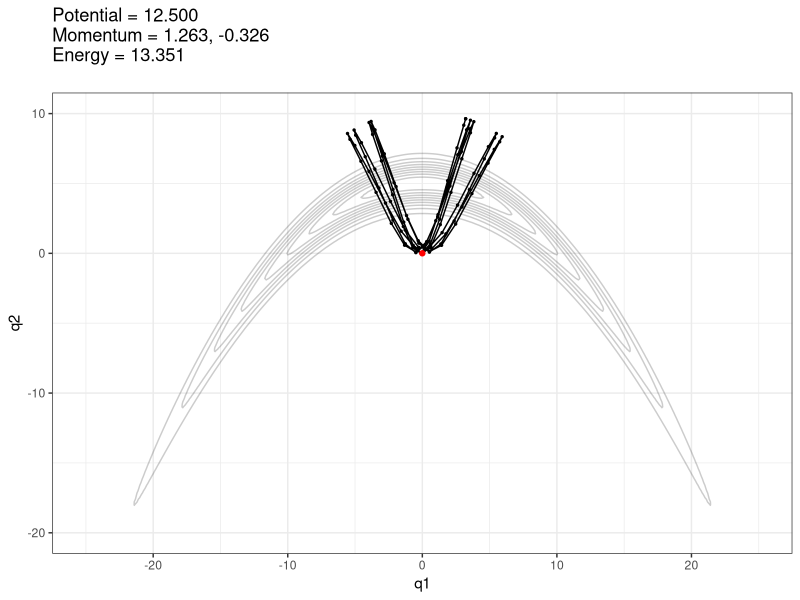
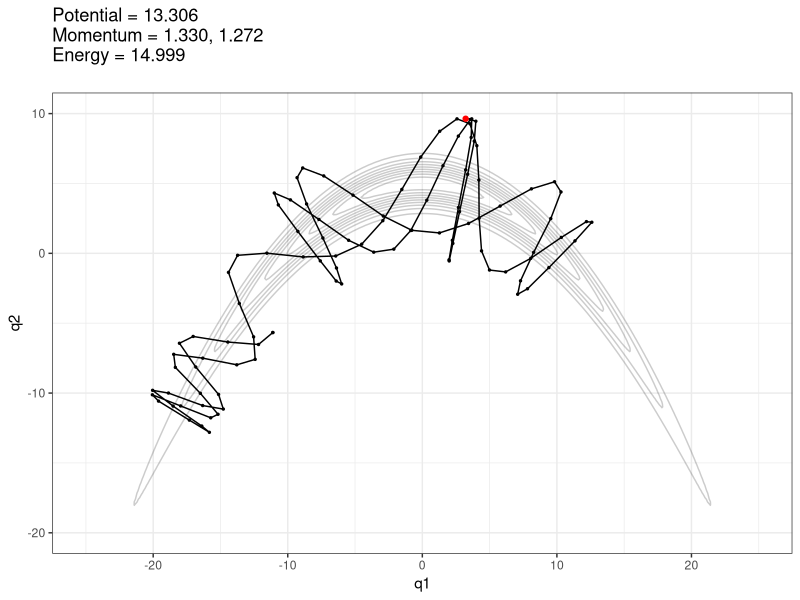
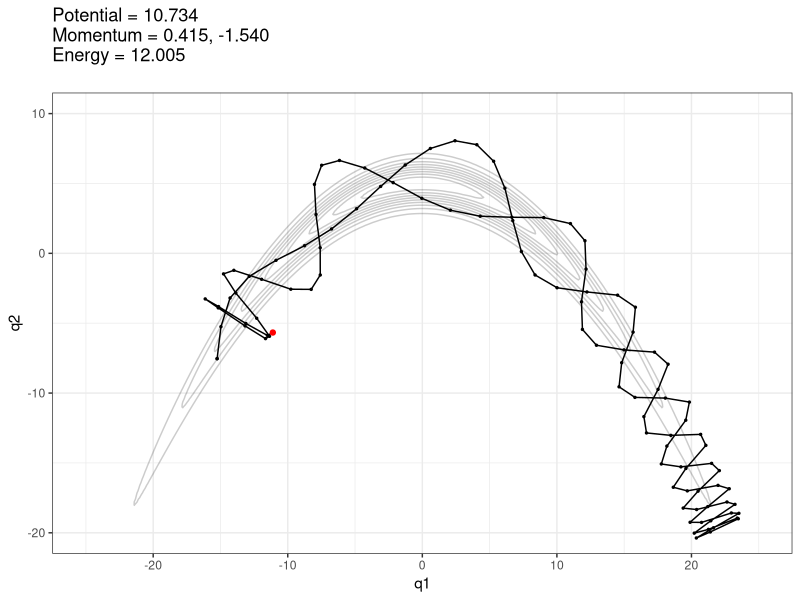
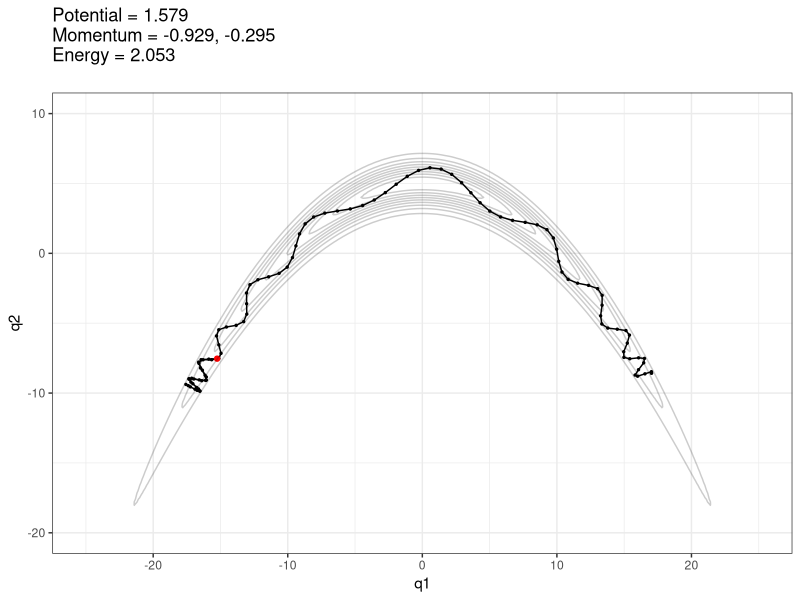
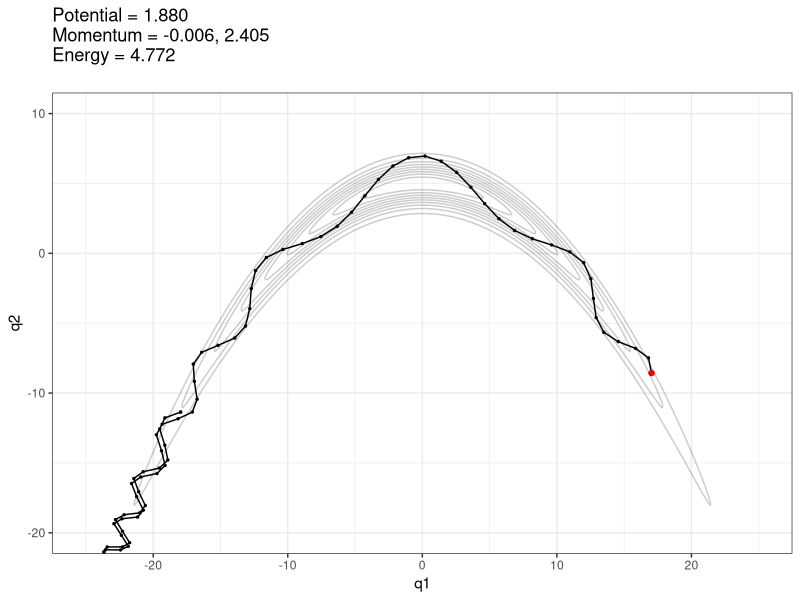
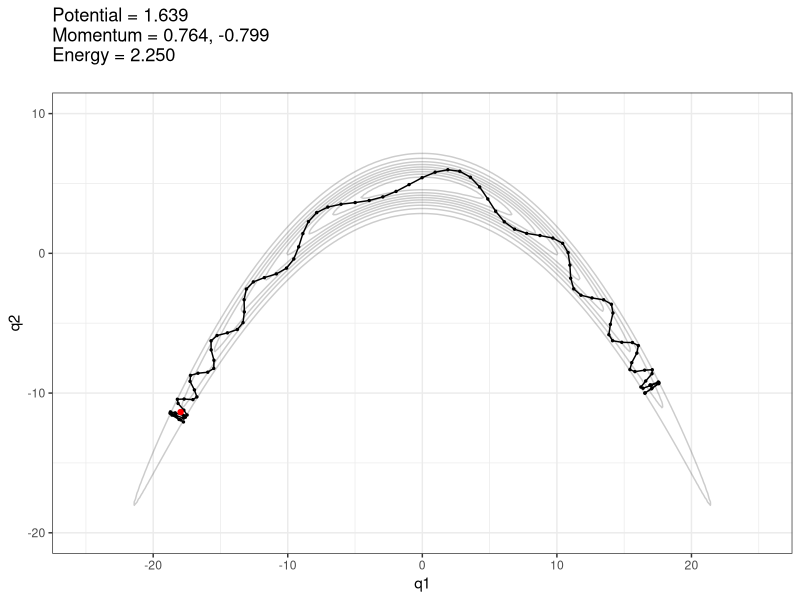
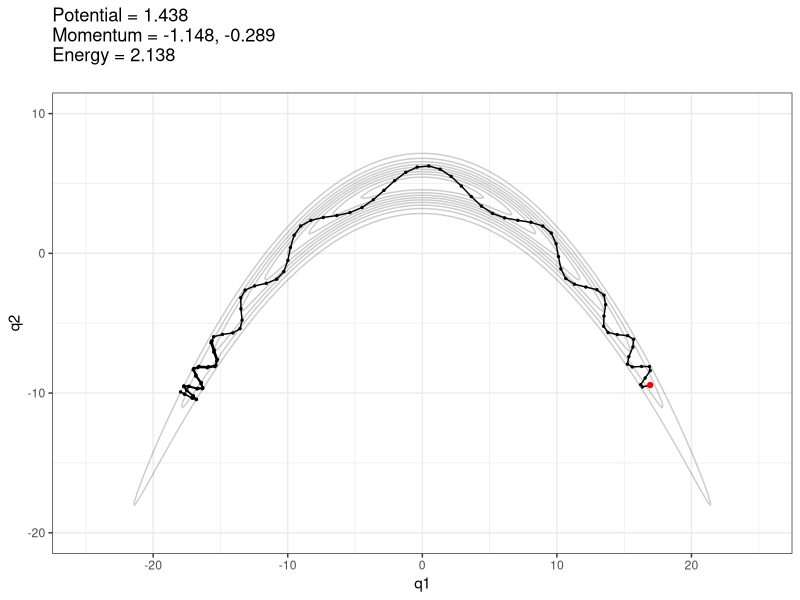
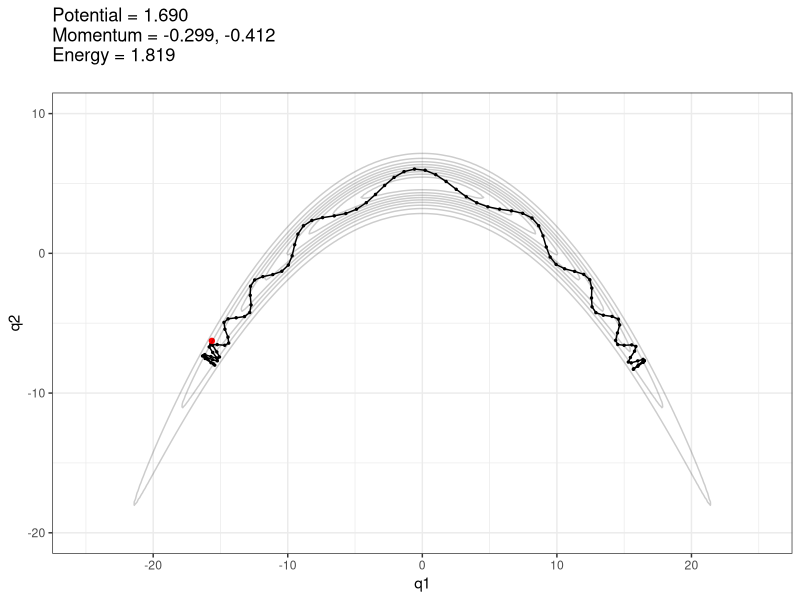

The R source for these figures, in order:
# - This is an example of Hamiltonian trajectories (not HMC, just Hamiltonian Dynamics),
# - we use the banana function as an example,
# - each next trajectory starts from end of previous,
# - momentum is resampled for every new trajectory,
# - observe how the dynamics depend on starting total energy!

hamiltonian_dynamics <- function (U, grad_U, current_q, current_p, epsilon, L)
{
  traj <- NULL

  q = current_q
  p = current_p
  
  traj <- rbind(traj, data.frame(t(p), t(q)))
  
  p <- p - epsilon * grad_U(q) / 2
  
  for (i in 1:L)
  {
    q <- q + epsilon * p
    if (i != L) p <- p - epsilon * grad_U(q)
    traj <- rbind(traj, data.frame(t(p), t(q)))
  }

  p <- p - epsilon * grad_U(q) / 2
  traj <- rbind(traj, data.frame(t(p), t(q)))
  list(next_q = q, traj = traj)
}

library(ggplot2)


minus_logf <- function(x, B = 0.05) {
  -(-(x[1]^2)/200- 0.5 * (x[2]+ B * x[1]^2 - 100*B)^2 )
}

minus_logf_grad <- function(x, B = 0.05) {
  g1 <- -(x[1])/100- 1.0 * (2* B * x[1]) * (x[2]+ B * x[1]^2 - 100*B)
  g2 <- - 1.0 * (x[2]+ B * x[1]^2 - 100*B)
  -c(g1,g2)
}

current_q <- c(0, 0)
pdf(paste("trajectories.pdf",sep=""), width = 3, height = 3)
set.seed(0)
for (i in 1:10) {
  print(i)
  current_p <- c(rnorm(1), rnorm(1))
  res <- hamiltonian_dynamics(minus_logf, minus_logf_grad, 
                             current_q = current_q, 
                             current_p = current_p, epsilon = 0.5, L = 100)

  # plot trajectory
    x <- seq(-25,25,0.2)
    x0 <- expand.grid(x,x)
    y <- apply(x0,1,minus_logf)
    df <- data.frame(x0,y = exp(-y))
    H <- minus_logf(current_q) + sum(current_p^2) / 2
    g2 <- ggplot(res$traj,aes(x=X1.1,y=X2.1)) + geom_point(size = 0.5) + 
      geom_path() + theme_bw() + xlab("q1")  + coord_cartesian(xlim=c(-25, 25), ylim=c(-20,10)) + ylab("q2") +
      geom_point(data=res$traj[1,], colour = "red", aes(x=X1.1,y=X2.1)) +
      geom_contour(data = df, mapping =  aes(Var1, Var2, z = y), alpha = 0.2, colour="black") +
      ggtitle(sprintf("Potential = %.3f\nMomentum = %.3f, %.3f\nEnergy = %.3f\n", 
                      minus_logf(current_q), current_p[1], current_p[2], H))
    plot(g2)
    
    current_q = res$next_q
    
  
  }
  
dev.off()
